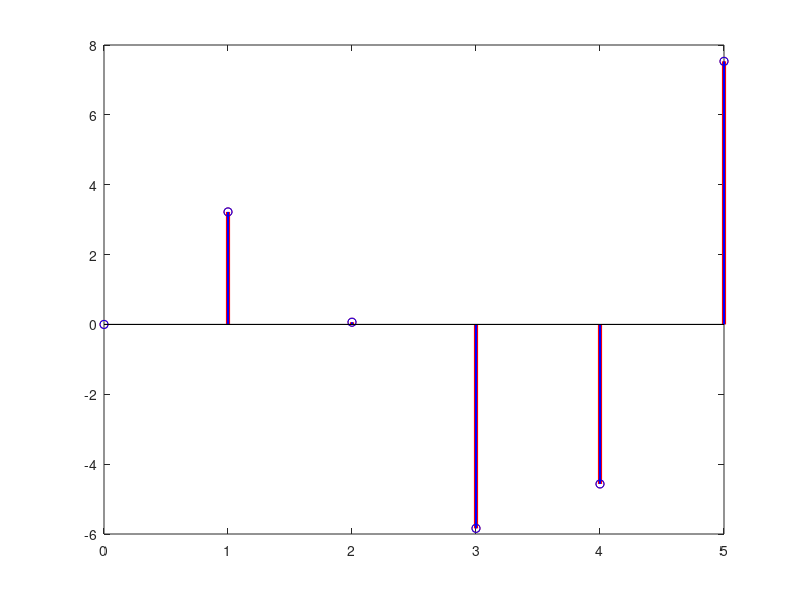

Source code (MATLAB): (Note: this script raises an error after producing the figure.)
%Question 1 
%(a)
t = 0:0.001:1;
f0 = 4;
xt = sin(2*pi*f0*t);
plot(t,xt);
hold on
%(b)
n1 = 1:1:32;
fs1 = 8*f0;
ts1 = 1/fs1;
x1n = sin(2*pi*n1*f0*ts1);
hold on
stem((n1*ts1),x1n)
n2 = 1:1:10;
fs2 = 5*f0/2;
ts2 = 1/fs2;
x2n = sin(4*pi*n2*f0*ts2);
hold on
stem((n2*ts2),x2n)

%Question 2
%System A
n=0:5;
a = 2;
b = 3;
x1n = 0.8.^n;
x2n = cos(n);
z = a * x1n + b * x2n;			%put two input signal into linear equation first.
yA1 = 2.^z;					%then put linear equation into system A to verify linearity.
stem(n,yA1,'r', 'linewidth',1.5)
hold on
y1 = 2.^(0.8.^n);		%put two input signal into system A first
y2 = 2.^(cos(n));
yA2 = a * y1 + b * y2;		%then put system A which has input signal into linear equation to verify linearity
stem(n,yA2,'b','linewidth',1.5)
hold off

%System B
n=0:5;
a = 2;
b = 3;
x1n = 0.8.^n;
x2n = cos(n);
z = a * x1n + b * x2n;			%put two input signal into linear equation first.
yB1 = n.* z;					%then put linear equation into system A to verify linearity.
stem(n,yB1,'r', 'linewidth',3)
hold on
y1 = n.* (0.8.^n);		%put two input signal into system A first
y2 = n.* (cos(n));
yB2 = a * y1 + b * y2;		%then put system A which has input signal into linear equation to verify linearity
stem(n,yB2,'b','linewidth',1.5)
hold off

%Question 3
n = 0:10;
n1 = 0:20;
hn = 0.7.^n;
oldparam = sympref('HeavisideAtOrigin',1);
u1 = heaviside(n);
u2 = heaviside(n-4);
xn = u1-u2;
y = conv(hn,xn);
stem(n1,y)